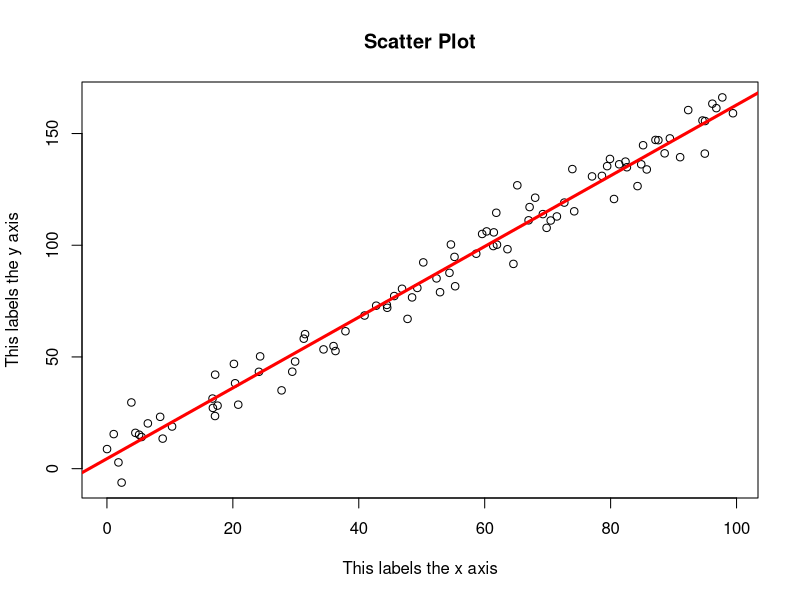

Generate this figure with R:
# Linear Regression predicts linear relationship between two variables

# Set path to where you put the file. 
setwd("~/Desktop")

# File is located at 

rawData=read.csv("linear.csv", header=T)

# Show first n entries of data.frame, notice NA values
head(rawData, 10)

linModel <- lm(y~x, data = rawData)

# Show attributes of linModel
attributes(linModel) 

# To show what happens with na.action, "omit" since data has NA
linModel$na.action

# Show coefficients of model
linModel$coefficients

# Predicting New Value based on our model
predict(linModel, data.frame(x = 3))

plot(y ~ x, data = rawData,
     xlab = "This labels the x axis",
     ylab = "This labels the y axis",
     main = "Scatter Plot"
)

abline(linModel, col = "red", lwd = 3)
